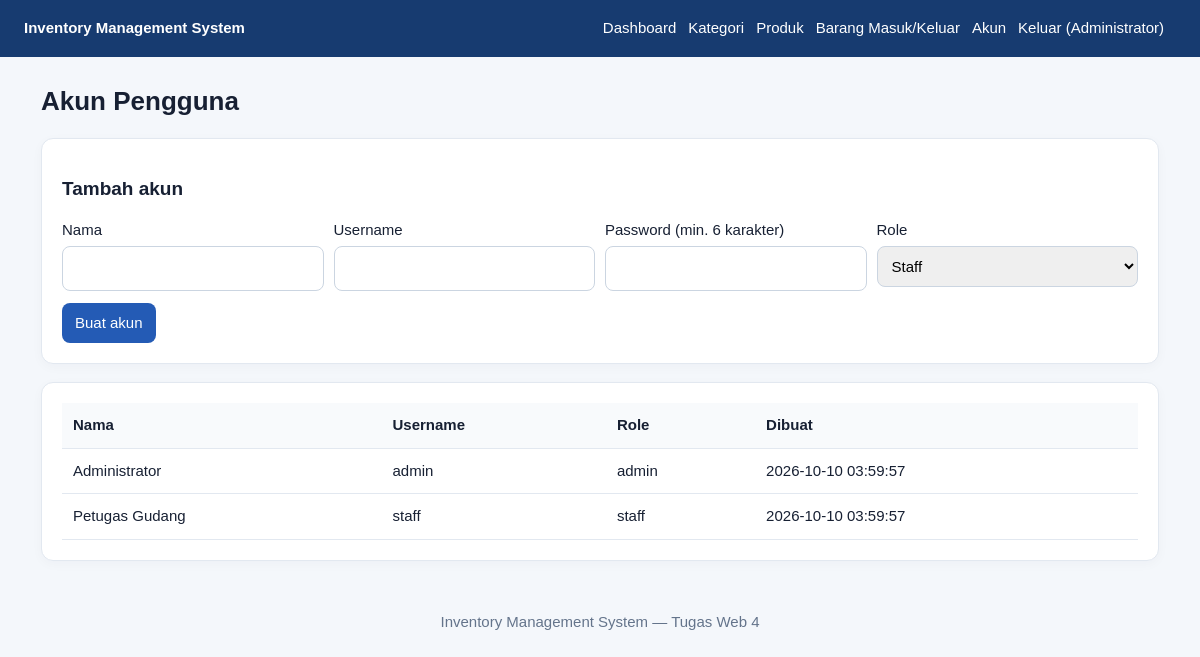
/users.php (signed in), run on the app's committed database.
### tables this page shows
CREATE TABLE IF NOT EXISTS users (
  id INT UNSIGNED AUTO_INCREMENT PRIMARY KEY,
  name VARCHAR(100) NOT NULL,
  username VARCHAR(50) NOT NULL UNIQUE,
  password VARCHAR(255) NOT NULL,
  role ENUM('admin','staff') NOT NULL DEFAULT 'staff',
  created_at TIMESTAMP DEFAULT CURRENT_TIMESTAMP
);

### users.php (the view, shortened to what this page needs)
<?php
require __DIR__.'/config.php'; require_role('admin'); $pdo=db();
$rows=$pdo->query('SELECT id,name,username,role,created_at FROM users ORDER BY id')->fetchAll();
layout_start('Akun Pengguna');echo '<h1>Akun Pengguna</h1><div class="card"><h2>Tambah akun</h2><form method="post"><input type="hidden" name="csrf" value="'.e(csrf_token()).'"><div class="form-grid"><div><label>Nama</label><input name="name" required></div><div><label>Username</label><input name="username" required></div><div><label>Password (min. 6 karakter)</label><input type="password" name="password" minlength="6" required></div><div><label>Role</label><select name="role"><option value="staff">Staff</option><option value="admin">Admin</option></select></div></div><button>Buat akun</button></form></div><div class="card"><table><tr><th>Nama</th><th>Username</th><th>Role</th><th>Dibuat</th></tr>';
foreach($rows as $r)echo '<tr><td>'.e($r['name']).'</td><td>'.e($r['username']).'</td><td>'.e($r['role']).'</td><td>'.e($r['created_at']).'</td></tr>';
echo '</table></div>';layout_end();

### config.php (style rules this page uses)
* { box-sizing:border-box }
body { margin:0;background:#f4f7fb;color:#172033;font:15px/1.5 Arial,sans-serif }
.card { background:white;border:1px solid #e2e8f0;border-radius:12px;padding:20px;margin-bottom:18px;box-shadow:0 3px 12px #17203308 }
input,select,textarea { width:100%;padding:10px;border:1px solid #cbd5e1;border-radius:8px;margin:5px 0 12px;font:inherit }
button,.btn { display:inline-block;background:#245bb5;color:white;border:0;border-radius:8px;padding:9px 13px;text-decoration:none;cursor:pointer;font:inherit }
table { width:100%;border-collapse:collapse;background:white }
th,td { text-align:left;padding:11px;border-bottom:1px solid #e2e8f0;vertical-align:top }
th { background:#f8fafc }
.form-grid { display:grid;grid-template-columns:repeat(auto-fit,minmax(220px,1fr));gap:10px }
h1 { font-size:26px;margin-top:0 }
h2 { font-size:19px }

### data on the page
users: name "Administrator", username "admin", role "admin", created_at "2026-10-10 03:59:57"
users: name "Petugas Gudang", username "staff", role "staff", created_at "2026-10-10 03:59:57"

### other printed values
$_SESSION['user']['name'] "Administrator"
